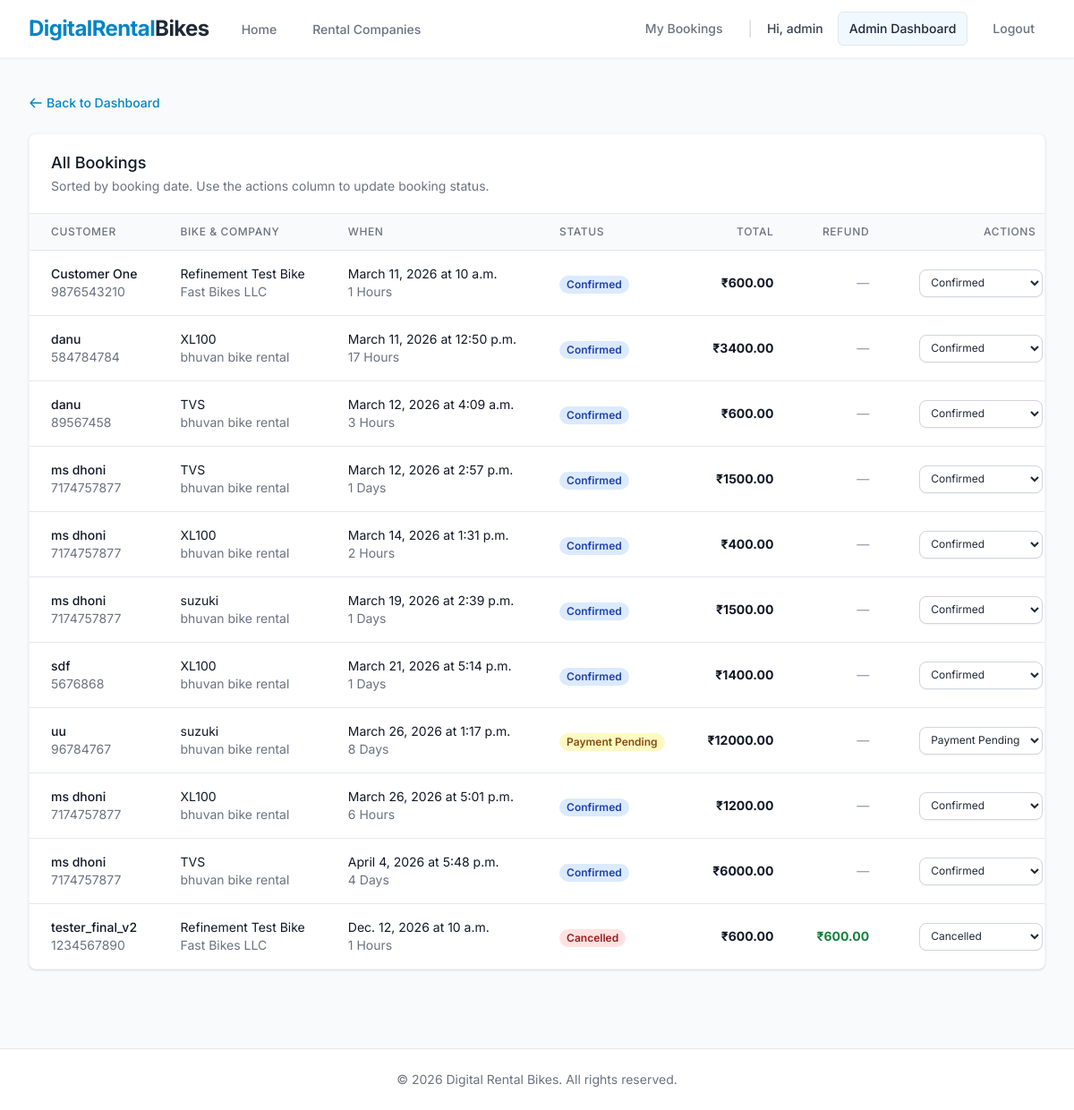
The app's page /admin-dashboard/bookings/ (signed in), older data.
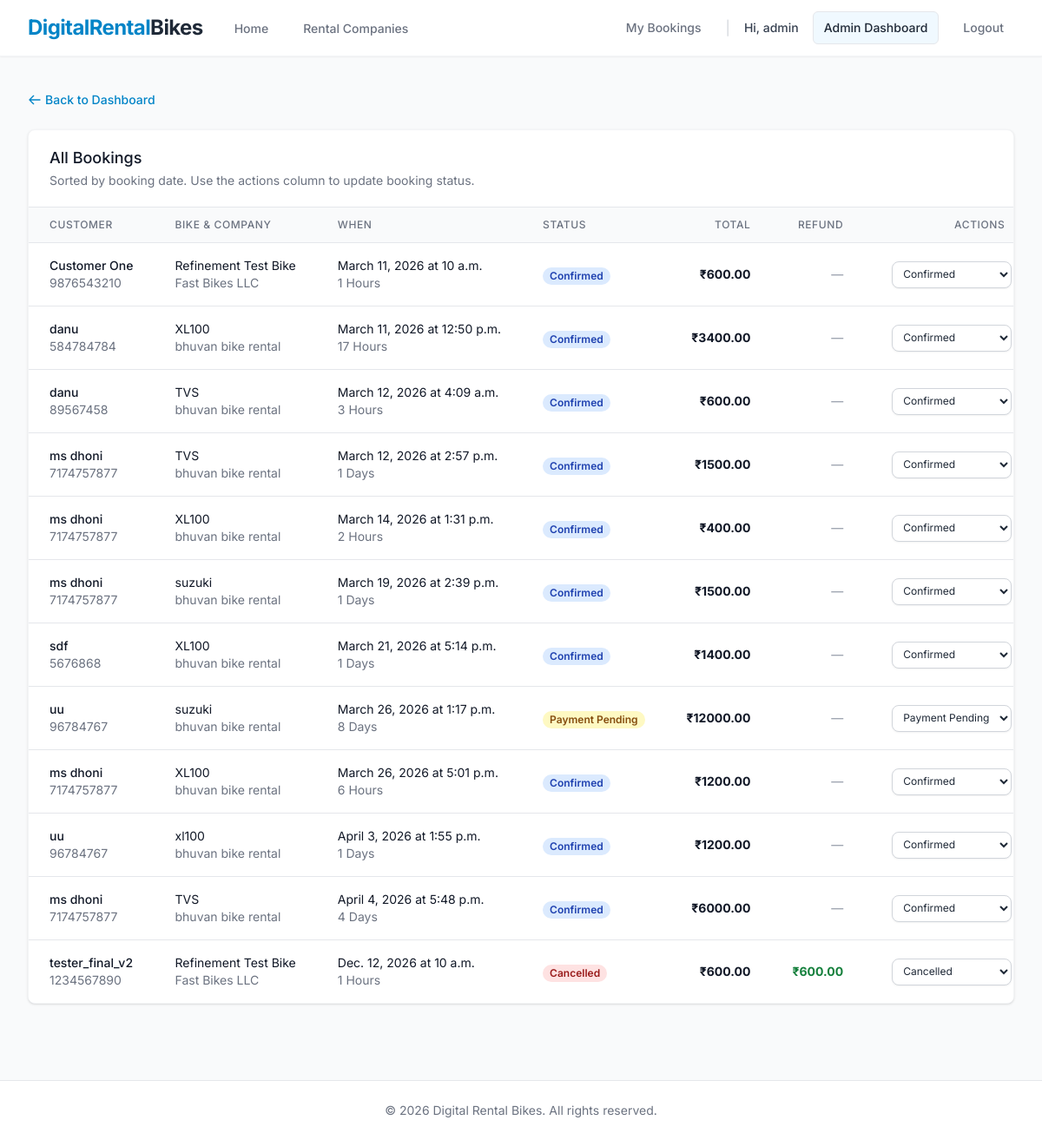
The same page, newer data.
### core/models.py (models this page shows, shortened)
class Booking(models.Model):
    class DurationType(models.TextChoices):
        HOURS = 'Hours', 'Hours'
        DAYS = 'Days', 'Days'
    class BookingStatus(models.TextChoices):
        PAYMENT_PENDING = 'Payment Pending', 'Payment Pending'
        CONFIRMED = 'Confirmed', 'Confirmed'
        COMPLETED = 'Completed', 'Completed'
        CANCELLED = 'Cancelled', 'Cancelled'
    bike = models.ForeignKey(Bike, on_delete=models.CASCADE, related_name='bookings')
    company = models.ForeignKey(Company, on_delete=models.CASCADE, related_name='bookings')
    user = models.ForeignKey(User, on_delete=models.CASCADE, related_name='bookings', null=True, blank=True)
    user_name = models.CharField(max_length=255)
    user_contact = models.CharField(max_length=50)
    booking_date = models.DateField()
    start_time = models.TimeField()
    duration_type = models.CharField(max_length=10, choices=DurationType.choices)
    duration_value = models.PositiveIntegerField()
    total_price = models.DecimalField(max_digits=12, decimal_places=2)
    status = models.CharField(max_length=20, choices=BookingStatus.choices, default=BookingStatus.PAYMENT_PENDING)
    refund_amount = models.DecimalField(max_digits=12, decimal_places=2, default=0)
    created_at = models.DateTimeField(auto_now_add=True)

class Bike(models.Model):
    class BikeType(models.TextChoices):
        SCOOTER = 'Scooter', 'Scooter'
        SPORTS = 'Sports', 'Sports'
        ELECTRIC = 'Electric', 'Electric'
        CRUISER = 'Cruiser', 'Cruiser'
        DIRT = 'Dirt Bike', 'Dirt Bike'
        STANDARD = 'Standard', 'Standard'
    company = models.ForeignKey(Company, on_delete=models.CASCADE, related_name='bikes')
    bike_name = models.CharField(max_length=255)
    bike_type = models.CharField(max_length=50, choices=BikeType.choices)
    price_per_hour = models.DecimalField(max_digits=10, decimal_places=2)
    price_per_day = models.DecimalField(max_digits=10, decimal_places=2)
    is_available = models.BooleanField(default=True)
    image = models.ImageField(upload_to='bikes/', blank=True, null=True)
    latitude = models.DecimalField(max_digits=9, decimal_places=6, null=True, blank=True)
    longitude = models.DecimalField(max_digits=9, decimal_places=6, null=True, blank=True)
    created_at = models.DateTimeField(auto_now_add=True)

class Company(models.Model):
    user = models.OneToOneField(User, on_delete=models.CASCADE, related_name='vendor_company', null=True, blank=True)
    name = models.CharField(max_length=255)
    location = models.CharField(max_length=255)
    contact = models.CharField(max_length=50)
    description = models.TextField(blank=True, null=True)
    upi_qr_image = models.ImageField(upload_to='upi_qr/', blank=True, null=True)
    created_at = models.DateTimeField(auto_now_add=True)

### core/views.py (the view)
# urls.py: path('admin-dashboard/bookings/', views.admin_bookings, name='admin_bookings'),
@user_passes_test(lambda u: u.is_staff)
def admin_bookings(request):
    bookings = Booking.objects.all().order_by('booking_date', 'start_time')
    return render(request, 'core/admin_bookings.html', {'bookings': bookings})

### core/templates/core/admin_bookings.html (shortened to what the changed rows need)
{% extends 'base.html' %}
{% block content %}
<div class="max-w-7xl mx-auto px-4 sm:px-6 lg:px-8 py-10">
    <div class="bg-white shadow sm:rounded-lg border border-gray-100 overflow-hidden">
        <div class="overflow-x-auto">
            <table class="min-w-full divide-y divide-gray-200">
                <thead class="bg-gray-50">
                    <tr>
                        <th scope="col" class="px-6 py-3 text-left text-xs font-medium text-gray-500 uppercase tracking-wider">Customer</th>
                        <th scope="col" class="px-6 py-3 text-left text-xs font-medium text-gray-500 uppercase tracking-wider">Bike & Company</th>
                        <th scope="col" class="px-6 py-3 text-left text-xs font-medium text-gray-500 uppercase tracking-wider">When</th>
                        <th scope="col" class="px-6 py-3 text-left text-xs font-medium text-gray-500 uppercase tracking-wider">Status</th>
                        <th scope="col" class="px-6 py-3 text-right text-xs font-medium text-gray-500 uppercase tracking-wider">Total</th>
                        <th scope="col" class="px-6 py-3 text-right text-xs font-medium text-gray-500 uppercase tracking-wider">Refund</th>
                        <th scope="col" class="px-6 py-3 text-center text-xs font-medium text-gray-500 uppercase tracking-wider">Actions</th>
                    </tr>
                </thead>
                <tbody class="bg-white divide-y divide-gray-200">
                    {% for booking in bookings %}
                    <tr class="hover:bg-gray-50 transition-colors">
                        <td class="px-6 py-4 whitespace-nowrap">
                            <div class="text-sm font-medium text-gray-900">{{ booking.user_name }}</div>
                            <div class="text-sm text-gray-500">{{ booking.user_contact }}</div>
                        </td>
                        <td class="px-6 py-4 whitespace-nowrap">
                            <div class="text-sm text-gray-900">{{ booking.bike.bike_name }}</div>
                            <div class="text-sm text-gray-500">{{ booking.company.name }}</div>
                        </td>
                        <td class="px-6 py-4 whitespace-nowrap">
                            <div class="text-sm text-gray-900">{{ booking.booking_date }} at {{ booking.start_time }}</div>
                            <div class="text-sm text-gray-500">{{ booking.duration_value }} {{ booking.duration_type }}</div>
                        </td>
                        <td class="px-6 py-4 whitespace-nowrap">
                            {% if booking.status == 'Confirmed' %}
                            <span class="px-2 inline-flex text-xs leading-5 font-semibold rounded-full bg-blue-100 text-blue-800">Confirmed</span>
                            {% elif booking.status == 'Completed' %}
                            <span class="px-2 inline-flex text-xs leading-5 font-semibold rounded-full bg-green-100 text-green-800">Completed</span>
                            {% elif booking.status == 'Cancelled' %}
                            <span class="px-2 inline-flex text-xs leading-5 font-semibold rounded-full bg-red-100 text-red-800">Cancelled</span>
                            {% elif booking.status == 'Payment Pending' %}
                            <span class="px-2 inline-flex text-xs leading-5 font-semibold rounded-full bg-yellow-100 text-yellow-800">Payment Pending</span>
                            {% else %}
                            <span class="px-2 inline-flex text-xs leading-5 font-semibold rounded-full bg-gray-100 text-gray-800">{{ booking.status }}</span>
                            {% endif %}
                        </td>
                        <td class="px-6 py-4 whitespace-nowrap text-right text-sm font-medium">
                            <span class="text-gray-900 font-bold">₹{{ booking.total_price }}</span>
                        </td>
                        <td class="px-6 py-4 whitespace-nowrap text-right text-sm font-medium">
                            {% if booking.refund_amount > 0 %}
                            <span class="text-green-700 font-bold">₹{{ booking.refund_amount }}</span>
                            {% else %}
                            <span class="text-gray-400">—</span>
                            {% endif %}
                        </td>
                        <td class="px-6 py-4 whitespace-nowrap text-center">
                            <form method="post" action="{% url 'admin_edit_booking' booking.id %}" class="flex items-center justify-center space-x-2">
                                <select name="status" class="text-xs rounded-lg border-gray-300 shadow-sm focus:border-brand-500 focus:ring-brand-500 py-1.5 px-2 border bg-white">
                                    <option value="Payment Pending" {% if booking.status == 'Payment Pending' %}selected{% endif %}>Payment Pending</option>
                                    <option value="Confirmed" {% if booking.status == 'Confirmed' %}selected{% endif %}>Confirmed</option>
                                    <option value="Cancelled" {% if booking.status == 'Cancelled' %}selected{% endif %}>Cancelled</option>
                                </select>
                            </form>
                        </td>
                    </tr>
                    {% empty %}
                    <tr>
                        <td colspan="7" class="px-6 py-8 text-center text-sm text-gray-500">
                            No bookings found in the system yet.
                        </td>
                    </tr>
                    {% endfor %}
                </tbody>
            </table>
        </div>
    </div>
</div>
{% endblock %}

Row changes from the older to the newer data that the page shows:
added Booking: user_name "uu", user_contact "96784767", bike.bike_name "xl100", company.name "bhuvan bike rental", booking_date "April 3, 2026", start_time "1:55 p.m.", duration_value "1", duration_type "Days", shows "Confirmed", total_price "1200.00", status "Confirmed"
